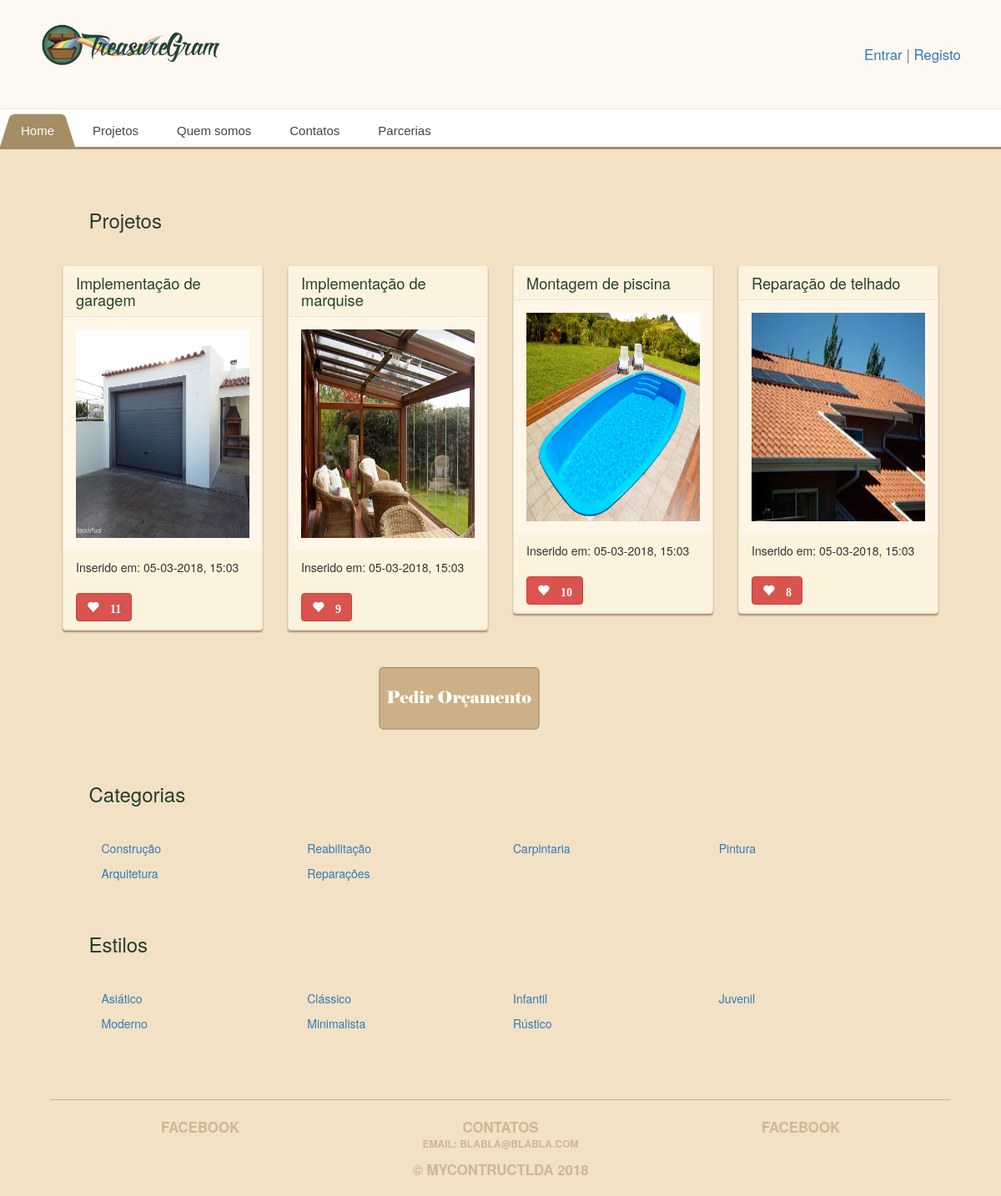
The page / on the database its author committed.
### main_app/models.py (models this page shows, shortened)
class Projetos(models.Model):
    data_registo = models.CharField(max_length=100)
    distrito = models.CharField(max_length=100)
    titulo = models.CharField(max_length=100)
    descricao = models.CharField(max_length=250)
    divisao = models.ForeignKey('Divisao', on_delete=models.CASCADE)
    estilo = models.ForeignKey('Estilo', on_delete=models.CASCADE)
    imagem = models.ImageField(upload_to='treasure_images', default='media/default.png')
    likes = models.IntegerField(default=0)
    slug = models.SlugField(max_length=100, blank=True)
    categoria = models.ForeignKey('Categoria', on_delete=models.CASCADE)
    created_at = models.DateTimeField(auto_now_add=True)
    area = models.DecimalField(max_digits=10, decimal_places=2)
    tags = models.CharField(max_length=250)

class Categoria(models.Model):
    categoria = models.CharField(max_length=100)
    slug = models.SlugField(max_length=100, blank=True)

class Estilo(models.Model):
    estilo = models.CharField(max_length=100)
    slug = models.SlugField(max_length=100, blank=True)

### main_app/views.py (the view)
# urls.py: 2. Add a URL to urlpatterns:  path('', views.home, name='home')
def home(request):
    treasures = Treasure.objects.all()
    categorias = Categoria.objects.all()
    estilos = Estilo.objects.all();
    projetos = Projetos.objects.all().order_by('created_at')[:8]
    form = TreasureForm()
    return render(request, 'home.html', {'treasures': treasures,'projetos':projetos, 'categorias': categorias,'estilos': estilos,'form':form})

### main_app/templates/home.html
{% extends 'base.html' %}
{% load staticfiles %}
{% block content %}
<div class="row" style="margin:3%">
    <h3>Projetos</h3>
</div>
<div class="row">
    {% for projeto in projetos %}
    <div class="col-md-3">
            <div class="treasure panel panel-default">
                <div class="panel-heading">
                    <h2 class="panel-title">{{ projeto.titulo }}</h2>
                </div>
                <div class="panel-body">
                    <div class="treasure-photo">
                      <a href="{% url 'detail' projeto.slug %}">  <img src="{{ projeto.imagem.url }}" alt="" height="250px" /> </a>
                    </div>
                </div>
                <div class="panel-heading">
                    <p>Inserido em: {{ projeto.created_at|date:'d-m-Y, H:m' }}</p>
                      <button id="likes" data-id="{{projeto.id}}" class="btn btn-mini btn-danger glyphicon glyphicon-heart" type="button">
                            {% if projeto.likes > 0 %} {{ projeto.likes }} {% endif %}
                      </button>
                </div>
            </div>
    </div>
    {% endfor %}
</div>
<div class="row" style="margin:3%">
    <div class="col-md-4">
    </div>
    <div class="col-md-4">
    <a href="{% url 'orcamento' %}"><img src="{% static "images/botao1.png" %}" style="width:200px;height:100px"/></a>
    </div>
    <div class="col-md-4">
    </div>
</div>
<div class="row" style="margin:3%">
    <h3>Categorias</h3>
</div>
<div class="row" style="margin:3%">
      {% for categoria in categorias %}
      <div class="col-md-3">
          <a href="{% url 'projetos_categorias' categoria.slug %}">
            <p>{{ categoria.categoria }}</p>
          </a>
      </div>
    {% endfor %}
</div>
<div class="row" style="margin:3%">
    <h3>Estilos</h3>
</div>
<div class="row" style="margin:3%">
      {% for estilo in estilos %}
      <div class="col-md-3">
          <a href="{% url 'projetos_estilo' estilo.slug %}">
          <p>{{ estilo.estilo }}</p>
          </a>
      </div>
    {% endfor %}
</div>
{% endblock %}

### main_app/static/style.css (style rules this page uses)
body { background: #f3e1c5; color: #263d2c; }
.panel { background: #fff6e8; border-color: #ece4cf; box-shadow: 0 2px 2px #a58d65; }
.panel-default .panel-heading { background: #fbf3dd; border-color: #ece4cf; }
.panel-body { position: relative; }
.panel-title { font-size: 1.3em; color: #263d2c; }
.treasure { margin-bottom: 20px; }
.treasure:last-child { margin-bottom: 0; }
.treasure-photo { background: #fdf2e1; margin-right: 5%; position: static; text-align: center; width: 100%; }
.treasure-photo img { width: 100%; max-height: 100%; }
.btn { margin-top: 10px; font-weight: bold; font-size: 14px; }

### rows shown on the page
Projetos: titulo "Implementação de garagem", imagem (picture), created_at "05-03-2018, 15:03", likes "11"
Projetos: titulo "Implementação de marquise", imagem (picture), created_at "05-03-2018, 15:03", likes "9"
Projetos: titulo "Montagem de piscina", imagem (picture), created_at "05-03-2018, 15:03", likes "10"
Projetos: titulo "Reparação de telhado", imagem (picture), created_at "05-03-2018, 15:03", likes "8"
Categoria: categoria "Construção"
Categoria: categoria "Reabilitação"
Categoria: categoria "Carpintaria"
Categoria: categoria "Pintura"
Categoria: categoria "Arquitetura"
Categoria: categoria "Reparações"
Estilo: estilo "Asiático"
Estilo: estilo "Clássico"
Estilo: estilo "Infantil"
Estilo: estilo "Juvenil"
Estilo: estilo "Moderno"
Estilo: estilo "Minimalista"
Estilo: estilo "Rústico"
